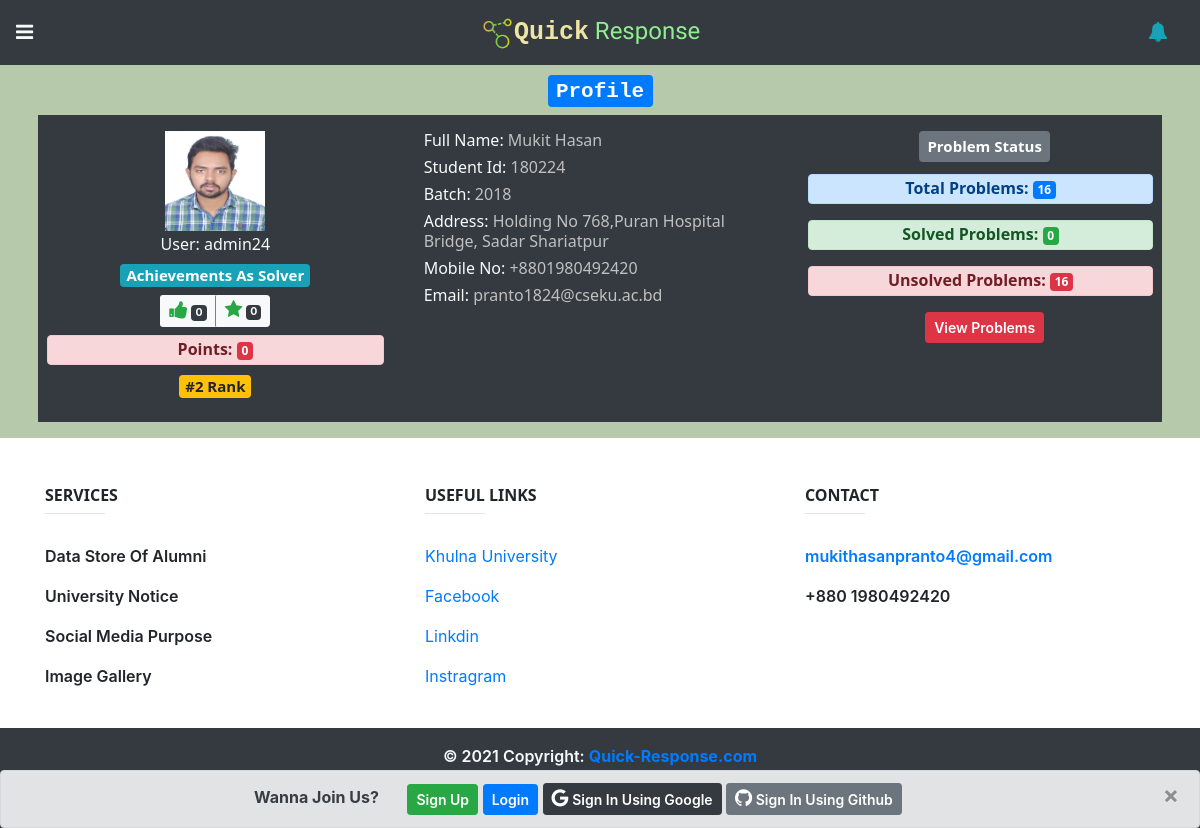
Page /1/profile/ on the earlier database version.
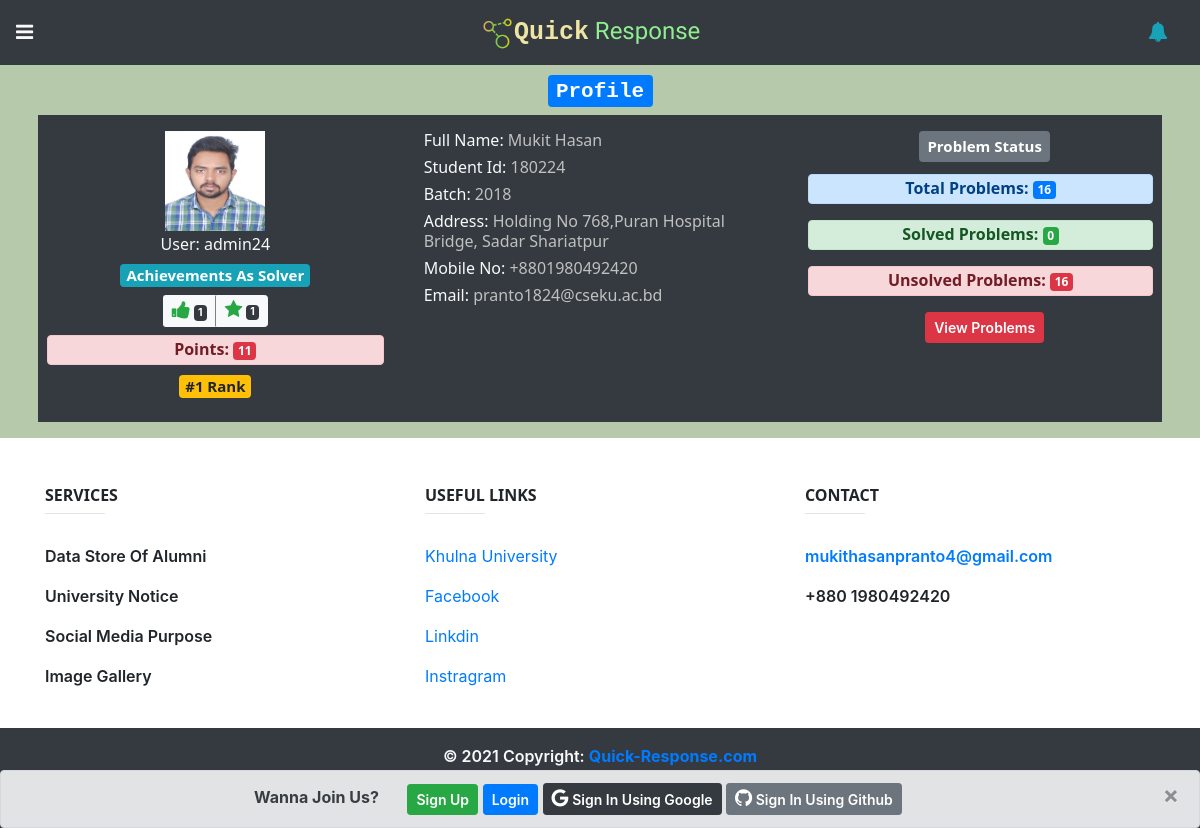
Same page on the later database version.
### home/models.py (models this page shows, shortened)
class Profile(models.Model):
    full_name = models.CharField(max_length=255)
    profile_picture = models.FileField(upload_to='uploads/')
    batch = models.CharField(max_length=50)
    student_id = models.CharField(max_length=50)
    address = models.CharField(max_length=100,blank=True)
    mobile = models.CharField(max_length=60,blank=True)
    facebook = models.URLField(max_length=60,blank=True)
    total_points = models.IntegerField(default=0)
    user = models.OneToOneField(settings.AUTH_USER_MODEL, on_delete=models.CASCADE,related_name="profile")

### problems/models.py (models this page shows, shortened)
class Solution(models.Model):
    author = models.ForeignKey(settings.AUTH_USER_MODEL,on_delete=models.CASCADE)
    s_body = RichTextUploadingField()
    created_on = models.DateTimeField(default=datetime.now)
    last_modified = models.DateTimeField(default=datetime.now)
    vote = models.IntegerField(default=0)
    best_answer = models.BooleanField(default=False)
    problem = models.ForeignKey('Problem', on_delete=models.CASCADE)

### home/views.py (the view, shortened to what this page needs)
# urls.py: path('<int:id>/profile/',profile_view,name='profile_view'),
def profile_view(request,id,msg=None):
    form = ProfileForm()
    user = User.objects.get(id=id)
    print(user)
    alert = ''
    if msg == 'required':
        alert = 'You Must Create A Profile First'
    try:
        profile = Profile.objects.get(user=user)
        update_form = ProfileForm(instance=profile)
        pass_form = PasswordChangeForm(user=user)
        solved = Problem.objects.filter(Q(author=profile.user) & Q(is_solved=True)).count()
        unsolved = Problem.objects.filter(Q(author=profile.user) & Q(is_solved=False)).count()
    except:
        profile = ''
        update_form = ''
        pass_form = ''
        solved = ''
        unsolved = ''
    context = {
        'form':form,
        'user':user,
        'profile': profile,
        'update_form':update_form,
        'pass_form':pass_form,
        'solved_count':solved,
        'unsolved_count':unsolved,
        'alert':alert,
    }
    return render(request,"home/profile.html",context)

### home/templatetags/custom_tags.py (called while the page is built)
def point_rank(points):
    profiles = Profile.objects.all().order_by('-total_points')
    for i in range(1,len(profiles)+1):
        if profiles[i-1].total_points == points:
            return i

def vote_count(user):
    voter = Solution.objects.filter(author=user)
    total_vote = 0
    for v in voter:
        total_vote+=v.vote
    return total_vote

def star_count(user):
    best_answer = Solution.objects.filter(Q(author=user) & Q(best_answer=True)).count()
    print('yo')
    return best_answer

### templates/home/profile.html (shortened to what this page needs)
{% extends "base.html" %}
{% load static %}
{% block content %}
{% load custom_tags %}
<div class="text-dark" style="background-color: rgb(182, 202, 171);">
    <div class="container p-2">
        {% if profile %}
        <div class="text-center">
            <h3><span class="badge badge-primary">Profile</h3>
        </div>
        <div class="text-center bg-dark text-light mb-2 profile_data">
            <div class="row">
                <div class="col-lg-4 p-3">
                    <img src="{{profile.profile_picture.url}}" style="object-fit: cover;" height="100px"
                        width="100px" />
                    <h6 class="text-light pt-1">User: {{profile.user.username}}</h6>
                    <h5><span class="badge badge-info">Achievements As Solver</span></h5>
                    <div class="btn-group btn-group-sm">
                        {% if profile.user|vote_count > -1 %}
                        <button type="button" class="btn btn-light" style="border-right: 2px grey solid;" data-toggle="tooltip" title="Net Vote"><i
                            class="fa fa-thumbs-up text-success" style="font-size: 20px;"></i> <span class="badge badge-dark">{{profile.user|vote_count}}</span></button>
                        {% else %}
                        <button type="button" class="btn btn-light" style="border-right: 2px grey solid;" data-toggle="tooltip" title="Net Vote"><i
                            class="fa fa-thumbs-down text-danger" style="font-size: 20px;"></i> <span class="badge badge-dark">{{profile.user|vote_count}}</span></button>
                        {% endif %}
                        <button type="button" class="btn btn-light" data-toggle="tooltip" title="Best Answer"><i
                            class="fa fa-star text-success" style="font-size: 19px;"></i> <span class="badge badge-dark">{{profile.user|star_count}}</span></button>
                      </div>
                    <h6 class="alert alert-danger m-2 py-1 font-weight-bold">Points: <span
                            class="badge badge-danger">{{profile.total_points}}</span></h6>
                    <h5><span class="badge badge-warning">#{{profile.total_points|point_rank}} Rank</span></h5>
                </div>
                <div class="col-lg-4 p-3 text-md-left">
                    <h6>Full Name: <span style="color: silver;">{{profile.full_name}}</span>
                    </h6>
                    <h6>Student Id: <span style="color: silver;">{{profile.student_id}}</span>
                    </h6>
                    <h6>Batch: <span style="color: silver;">{{profile.batch}}</span>
                    </h6>
                    <h6>Address: <span style="color: silver;">{{profile.address}}</span>
                    </h6>
                    <h6>Mobile No: <span style="color: silver;">{{profile.mobile}}</span>
                    </h6>
                    <h6>Email: <span style="color: silver;">{{profile.user.email}}</span>
                    </h6>
                </div>
                <div class="col-lg-4 p-3 text-center">
                    <h5><span class="badge badge-secondary p-2 mb-1">Problem Status</span></h5>
                    <h6 class="alert alert-primary py-1 mr-2 font-weight-bold">Total Problems:  <span class="badge badge-primary">{{profile.user.problem_set.count}}</span></h6>
                    <h6 class="alert alert-success py-1 mr-2 font-weight-bold">Solved Problems:  <span class="badge badge-success">{{solved_count}}</span></h6>
                    <h6 class="alert alert-danger py-1 mr-2 font-weight-bold">Unsolved Problems:  <span class="badge badge-danger">{{unsolved_count}}</span></h6>
                    <a href="{% url 'profile_view_problems' profile.user.id %}"><button class="btn btn-danger btn-sm">View Problems</button></a>
                </div>
            </div>
        </div>
        {% else %}
        <div class="row h-100 justify-content-center">
            <div class="col-10 col-md-7 col-lg-5">
                <h5 class="alert alert-danger text-center">Sorry!! This User Hasn't Craeted A Profile Yet</h5>
            </div>
        </div>
        {% endif %}
    </div>
</div>
{% endblock %}

Differences in the rows shown:
changed Profile "Mukit Hasan": user|vote_count "0" → "1"; user|star_count "0" → "1"; total_points "0" → "11"; total_points|point_rank "2" → "1"
